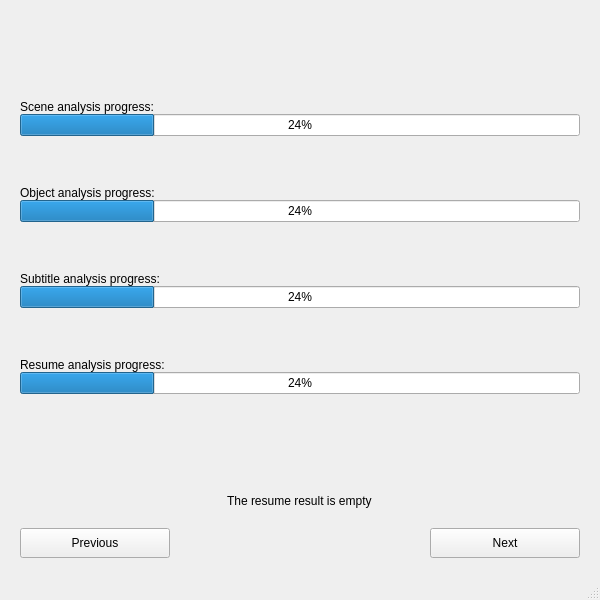
<?xml version="1.0" encoding="UTF-8"?>
<ui version="4.0">
 <class>MainWindow</class>
 <widget class="QMainWindow" name="MainWindow">
  <property name="geometry">
   <rect>
    <x>0</x>
    <y>0</y>
    <width>600</width>
    <height>600</height>
   </rect>
  </property>
  <property name="windowTitle">
   <string>MainWindow</string>
  </property>
  <widget class="QWidget" name="centralwidget">
   <layout class="QVBoxLayout" name="verticalLayout_6">
    <property name="spacing">
     <number>20</number>
    </property>
    <property name="leftMargin">
     <number>20</number>
    </property>
    <property name="topMargin">
     <number>20</number>
    </property>
    <property name="rightMargin">
     <number>20</number>
    </property>
    <property name="bottomMargin">
     <number>20</number>
    </property>
    <item>
     <spacer name="verticalSpacer_2">
      <property name="orientation">
       <enum>Qt::Vertical</enum>
      </property>
      <property name="sizeHint" stdset="0">
       <size>
        <width>20</width>
        <height>40</height>
       </size>
      </property>
     </spacer>
    </item>
    <item>
     <layout class="QVBoxLayout" name="verticalLayout_5">
      <property name="spacing">
       <number>50</number>
      </property>
      <item>
       <widget class="QWidget" name="scenesProgressWidget" native="true">
        <layout class="QVBoxLayout" name="verticalLayout_7">
         <property name="spacing">
          <number>0</number>
         </property>
         <property name="leftMargin">
          <number>0</number>
         </property>
         <property name="topMargin">
          <number>0</number>
         </property>
         <property name="rightMargin">
          <number>0</number>
         </property>
         <property name="bottomMargin">
          <number>0</number>
         </property>
         <item>
          <widget class="QLabel" name="label_4">
           <property name="text">
            <string>Scene analysis progress:</string>
           </property>
          </widget>
         </item>
         <item>
          <widget class="QProgressBar" name="sceneAnalysisBar">
           <property name="value">
            <number>24</number>
           </property>
          </widget>
         </item>
        </layout>
       </widget>
      </item>
      <item>
       <widget class="QWidget" name="objectsProgressWidget" native="true">
        <layout class="QVBoxLayout" name="verticalLayout">
         <property name="spacing">
          <number>0</number>
         </property>
         <property name="leftMargin">
          <number>0</number>
         </property>
         <property name="topMargin">
          <number>0</number>
         </property>
         <property name="rightMargin">
          <number>0</number>
         </property>
         <property name="bottomMargin">
          <number>0</number>
         </property>
         <item>
          <widget class="QLabel" name="label_5">
           <property name="text">
            <string>Object analysis progress:</string>
           </property>
          </widget>
         </item>
         <item>
          <widget class="QProgressBar" name="objectAnalysisBar">
           <property name="value">
            <number>24</number>
           </property>
          </widget>
         </item>
        </layout>
       </widget>
      </item>
      <item>
       <widget class="QWidget" name="subtitlesProgressWidget" native="true">
        <layout class="QVBoxLayout" name="verticalLayout_2">
         <property name="spacing">
          <number>0</number>
         </property>
         <property name="leftMargin">
          <number>0</number>
         </property>
         <property name="topMargin">
          <number>0</number>
         </property>
         <property name="rightMargin">
          <number>0</number>
         </property>
         <property name="bottomMargin">
          <number>0</number>
         </property>
         <item>
          <widget class="QLabel" name="label_6">
           <property name="text">
            <string>Subtitle analysis progress:</string>
           </property>
          </widget>
         </item>
         <item>
          <widget class="QProgressBar" name="subtitleAnalysisBar">
           <property name="value">
            <number>24</number>
           </property>
          </widget>
         </item>
        </layout>
       </widget>
      </item>
      <item>
       <layout class="QVBoxLayout" name="verticalLayout_3">
        <property name="spacing">
         <number>0</number>
        </property>
        <property name="leftMargin">
         <number>0</number>
        </property>
        <property name="topMargin">
         <number>0</number>
        </property>
        <property name="rightMargin">
         <number>0</number>
        </property>
        <property name="bottomMargin">
         <number>0</number>
        </property>
        <item>
         <widget class="QLabel" name="label_7">
          <property name="text">
           <string>Resume analysis progress:</string>
          </property>
         </widget>
        </item>
        <item>
         <widget class="QProgressBar" name="resumeBar">
          <property name="value">
           <number>24</number>
          </property>
         </widget>
        </item>
       </layout>
      </item>
     </layout>
    </item>
    <item>
     <spacer name="verticalSpacer_3">
      <property name="orientation">
       <enum>Qt::Vertical</enum>
      </property>
      <property name="sizeHint" stdset="0">
       <size>
        <width>20</width>
        <height>40</height>
       </size>
      </property>
     </spacer>
    </item>
    <item alignment="Qt::AlignHCenter">
     <widget class="QLabel" name="emptyResumLabel">
      <property name="text">
       <string>The resume result is empty</string>
      </property>
     </widget>
    </item>
    <item>
     <layout class="QHBoxLayout" name="horizontalLayout_3">
      <item>
       <widget class="QPushButton" name="previousButton">
        <property name="minimumSize">
         <size>
          <width>150</width>
          <height>30</height>
         </size>
        </property>
        <property name="maximumSize">
         <size>
          <width>150</width>
          <height>30</height>
         </size>
        </property>
        <property name="text">
         <string>Previous</string>
        </property>
       </widget>
      </item>
      <item>
       <spacer name="horizontalSpacer_3">
        <property name="orientation">
         <enum>Qt::Horizontal</enum>
        </property>
        <property name="sizeHint" stdset="0">
         <size>
          <width>40</width>
          <height>20</height>
         </size>
        </property>
       </spacer>
      </item>
      <item>
       <widget class="QPushButton" name="nextButton">
        <property name="minimumSize">
         <size>
          <width>150</width>
          <height>30</height>
         </size>
        </property>
        <property name="maximumSize">
         <size>
          <width>150</width>
          <height>30</height>
         </size>
        </property>
        <property name="text">
         <string>Next</string>
        </property>
       </widget>
      </item>
     </layout>
    </item>
   </layout>
  </widget>
  <widget class="QMenuBar" name="menubar">
   <property name="geometry">
    <rect>
     <x>0</x>
     <y>0</y>
     <width>600</width>
     <height>23</height>
    </rect>
   </property>
  </widget>
  <widget class="QStatusBar" name="statusbar"/>
 </widget>
 <resources/>
 <connections/>
</ui>
